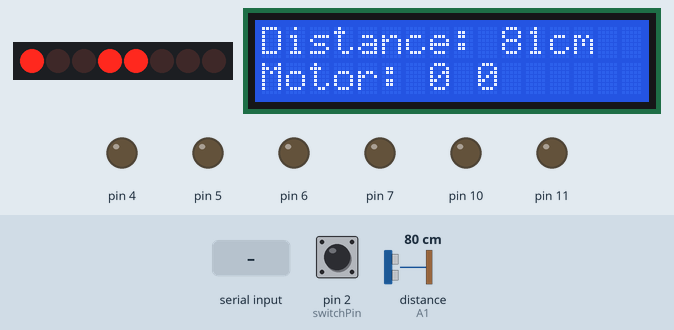
This sketch was run on a simulated Arduino Uno, built with avr-gcc and run on an emulated ATmega328P. Parts: 8 shift-register outputs drawn as a row of LEDs (first output left, lit = HIGH), 16×2 character LCD, output pins drawn as LEDs (lit = HIGH). Wiring (inferred from the names in the program): shift register (74HC595): data pin 9; shift clock pin 8; latch pin 12. Wiring (inferred from the signals the program sends): row of LEDs: on Q0, Q1, Q2, Q3, Q4, Q5, Q6, Q7. Inputs (shaded band) come from the test bench; at power-on: pin 2 (switchPin) HIGH, distance to the obstacle (sensor on A1) 80 cm. The echo pulse lasts 58.3 µs per cm; pins used as bus, display or sensor lines are not drawn; what the sketch prints to the serial monitor is not drawn.

Above: at 1.2 s.
1.3 s: "B" received over Serial
At 2.2 s:
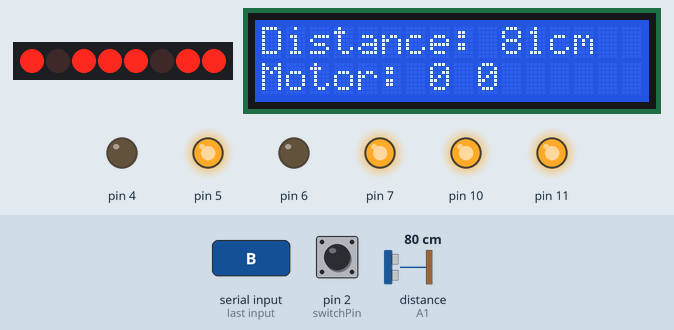
4.5 s: "F" received over Serial
At 6.5 s:
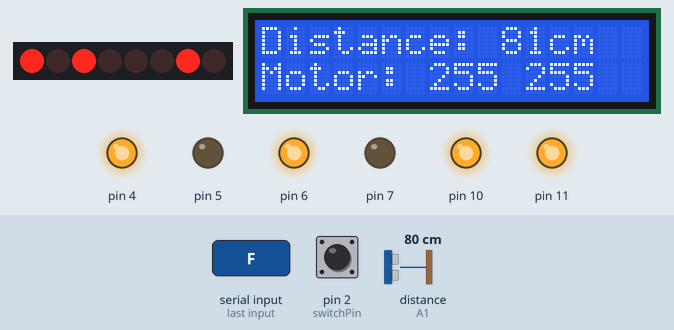
6.8 s: "L" received over Serial
At 8.3 s:
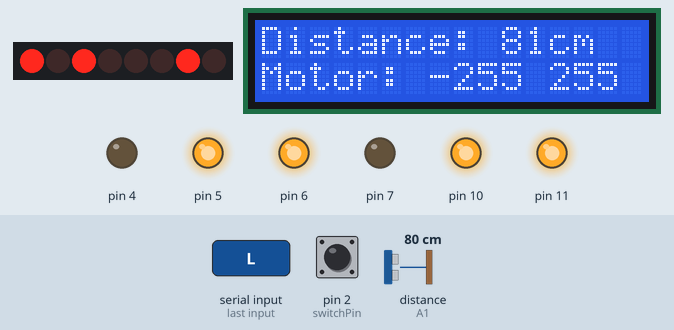
9.2 s: "R" received over Serial
At 11.1 s:
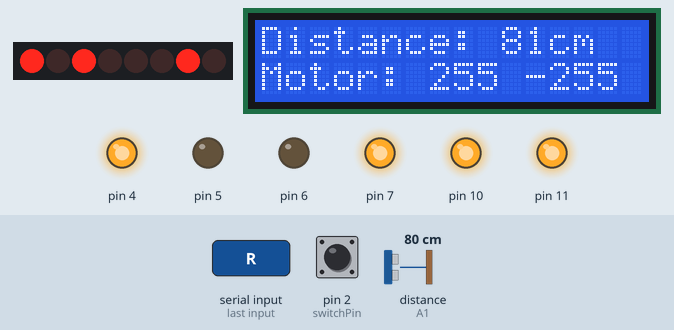
11.6 s: pin 2 (switchPin) pulled LOW for 0.15 s
At 11.74 s:
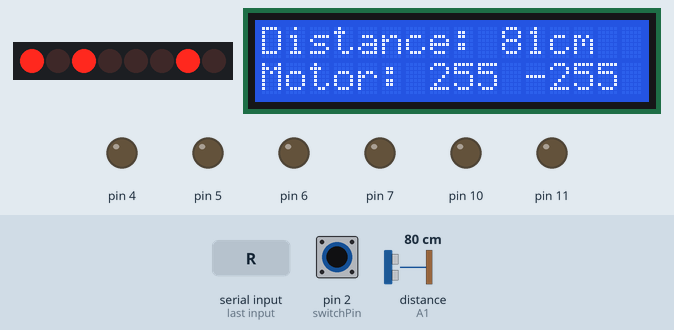
13.3 s: distance to the obstacle (sensor on A1) set to 2 cm
At 15.4 s:
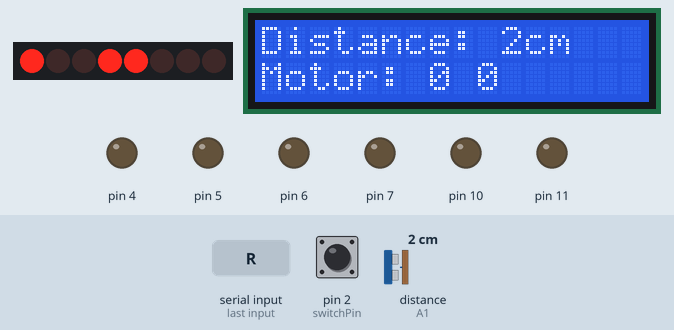
Timing chart, 0 to 16.7 s (numbered marks = the images above; inputs shaded):
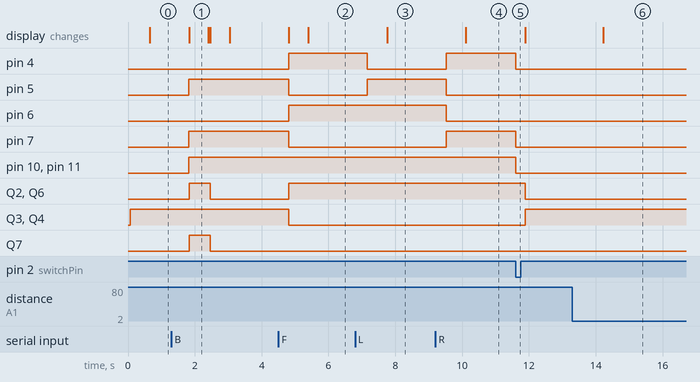

Measured:
- after the input at 1.3 s, pin 5, pin 7, pin 10, pin 11: LOW → HIGH after 0.52 s; Q2, Q6, Q7: LOW → HIGH after 0.53 s, → LOW 0.64 s later; the display: changes after 0.53 s (image 1)
- after the input at 4.5 s, pin 4, pin 6, Q2, Q6: LOW → HIGH after 0.31 s; pin 5, pin 7, Q3, Q4: HIGH → LOW after 0.31 s; the display: first changes after 0.31 s (image 2 shows a later state)
- after the input at 6.8 s, pin 4: HIGH → LOW after 0.36 s; pin 5: LOW → HIGH after 0.36 s; the display: changes after 0.95 s (image 3)
- after the input at 9.2 s, pin 4, pin 7: LOW → HIGH after 0.32 s; pin 5, pin 6: HIGH → LOW after 0.32 s; the display: changes after 0.91 s (image 4)
- after the input at 11.6 s, pin 4, pin 7, pin 10, pin 11: HIGH → LOW at once; Q2, Q6: HIGH → LOW after 0.28 s; Q3, Q4: LOW → HIGH after 0.28 s
- after the input at 13.3 s, the display: changes after 0.92 s (image 6)
- what the display in image 1 shows lasts 0.6 s, from 1.8 s to 2.4 s

The sketch:

main.ino
```cpp
#include <LCD.h>
#include <LiquidCrystal_I2C.h>
#include <NewPing.h>
#include <SimpleTimer.h>
#include <Wire.h>
#include "Motor.h"
#include "SevenSegment.h"

//////////////////////////
// VARIABLE DECLARATION //
//////////////////////////

SimpleTimer timer;
char serialData, prevSerialData = 0x00;

// LCD
const int lcdAddr = 0x3f;
const int rows = 2;
const int cols = 16;
LiquidCrystal_I2C lcd(lcdAddr, 2, 1, 0, 4, 5, 6, 7); // Magic Number
char stringBuffer[16] = "";

// Motor
const int leftFwd = 4;
const int leftEna = 10;
const int leftBwd = 5;
const int rightFwd = 6;
const int rightEna = 11;
const int rightBwd = 7;
Motor leftMotor(leftEna, leftFwd, leftBwd);
Motor rightMotor(rightEna, rightFwd, rightBwd);
int motorTimer;
bool slowMotors;

// Seven Segment
const int latchPin = 12;
const int clockPin = 8;
const int dataPin = 9;
SevenSegment sSegment(latchPin, clockPin, dataPin);
int sSegData[4] = {0b00000000, 0b10111010, 0b11100110, 0b00100010}; // clear, d, P, r

// Switch
const int switchPin = 2;
volatile bool switchState = true;

// Ultrasonic
const int trigPin = A0;
const int echoPin = A1;
NewPing sonar(trigPin, echoPin, 500);


//////////////////////////////////
// FUNCTION FORWARD DECLARATION //
//////////////////////////////////

void checkSwitch();
void checkMotors();
void moveMotors();
void slowDownMotors();
void updateUltrasonic();
void updateSevenSegment();


//////////////////
// MAIN PROGRAM //
//////////////////

void setup() {
  Serial.begin(9600);
  serialData = 0x00;

  // LCD
  lcd.begin(cols, rows);
  lcd.setBacklightPin(3, POSITIVE);
  lcd.setBacklight(HIGH);

  // Motor
  leftMotor.init();
  rightMotor.init();
  motorTimer = timer.setInterval(100, slowDownMotors);
  timer.disable(motorTimer);
  slowMotors = false;

  // Switch
  pinMode(switchPin, INPUT_PULLUP);
  attachInterrupt(digitalPinToInterrupt(switchPin), checkSwitch, CHANGE);

  // Seven Segment
  sSegment.init();
  sSegment.setData(sSegData[2]);
  timer.setInterval(100, updateSevenSegment);

  // Ultrasonic
  timer.setInterval(500, updateUltrasonic);
}

void loop() {
  timer.run();
  checkMotors();
}

void serialEvent() {
  if (Serial.available()) {
    serialData = Serial.read();
    moveMotors();
  }
}


/////////////////////////////
// FUNCTION IMPLEMENTATION //
/////////////////////////////

void checkSwitch() {
  switchState = digitalRead(switchPin);
  if (!switchState) {
    Serial.write(0x03);
    leftMotor.stop();
    rightMotor.stop();
  }
}

void checkMotors() {
  if (slowMotors) {
    timer.enable(motorTimer);
  } else {
    timer.disable(motorTimer);
  }
}

void moveMotors() {
  int fwdSpeed = (switchState) ? 255 : 0;

  switch (serialData) {
    case 'F':
      slowMotors = false;
      leftMotor.setSpeed(fwdSpeed);
      rightMotor.setSpeed(fwdSpeed);
      break;

    case 'B':
      slowMotors = false;
      leftMotor.setSpeed(-255);
      rightMotor.setSpeed(-255);
      break;

    case 'L':
      slowMotors = false;
      leftMotor.setSpeed(-fwdSpeed);
      rightMotor.setSpeed(fwdSpeed);
      break;

    case 'R':
      slowMotors = false;
      leftMotor.setSpeed(fwdSpeed);
      rightMotor.setSpeed(-fwdSpeed);
      break;

    case 'S':
      slowMotors = true;
      break;

    default:
      break;
  }
}

void slowDownMotors() {
  int leftSpeed = leftMotor.getSpeed();
  int rightSpeed = rightMotor.getSpeed();

  if (leftSpeed > 0) {
    leftSpeed -= 16;
    if (leftSpeed < 0)
      leftSpeed = 0;
    leftMotor.setSpeed(leftSpeed * leftMotor.getDirection());
  }

  if (rightSpeed > 0) {
    rightSpeed -= 16;
    if (rightSpeed < 0)
      rightSpeed = 0;
    rightMotor.setSpeed(rightSpeed * rightMotor.getDirection());
  }
}

void updateUltrasonic() {
  unsigned long ping = sonar.ping_median(20);
  lcd.clear();
  lcd.home();
  // sprintf(stringBuffer, "Switch: %d", switchState);
  sprintf(stringBuffer, "Distance: %dcm", sonar.convert_cm(ping));
  lcd.print(stringBuffer);

  lcd.setCursor(0,1);
  sprintf(stringBuffer, "Motor: %d %d",
    leftMotor.getSpeed() * leftMotor.getDirection(),
    rightMotor.getSpeed() * rightMotor.getDirection());
  lcd.print(stringBuffer);
}

void updateSevenSegment() {
  if (leftMotor.getSpeed() == 0 && rightMotor.getSpeed() == 0) {
    sSegment.setData(sSegData[2]);
  } else {
    switch (serialData) {
      case 'F':
      case 'L':
      case 'R':
        sSegment.setData(sSegData[1]);
        break;

      case 'B':
        sSegment.setData(sSegData[3]);
        break;

      default:
        break;
    }
  }
}
```

Motor.cpp
```cpp
#include "motor.h"

Motor::Motor(int enaPin, int fwdPin, int bwdPin): enaPin(enaPin), fwdPin(fwdPin), bwdPin(bwdPin) {}

void Motor::init() {
  pinMode(enaPin, OUTPUT);
  pinMode(fwdPin, OUTPUT);
  pinMode(bwdPin, OUTPUT);

  speed = 0;
  direction = 0;
}

void Motor::setSpeed(int pwm) {
  direction = (pwm > 0) + (pwm >= 0) - 1;
  speed = pwm * ((direction == -1) ? -1 : 1);

  if (speed >= 255) {
    digitalWrite(enaPin, HIGH);
  } else if (speed <= 0) {
    digitalWrite(enaPin, LOW);
  } else {
    analogWrite(enaPin, speed);
  }

  switch (direction) {
    case 1:
      digitalWrite(fwdPin, HIGH);
      digitalWrite(bwdPin, LOW);
      break;

    case -1:
      digitalWrite(fwdPin, LOW);
      digitalWrite(bwdPin, HIGH);
      break;

    default:
      digitalWrite(fwdPin, LOW);
      digitalWrite(bwdPin, LOW);
      break;
  }
}

int Motor::getSpeed() {
  return speed;
}

int Motor::getDirection() {
  return direction;
}

void Motor::stop() {
  speed = 0;
  direction = 0;

  digitalWrite(enaPin, LOW);
  digitalWrite(fwdPin, LOW);
  digitalWrite(bwdPin, LOW);
}
```

Motor.h
```cpp
#pragma once

#include <Arduino.h>

class Motor {
public:
  Motor(int enaPin, int fwdPin, int bwdPin);
  void init();
  void setSpeed(int pwm);
  int getSpeed();
  int getDirection();
  void stop();

private:
  const int enaPin;
  const int fwdPin;
  const int bwdPin;

  int speed;
  int direction;
};
```

SevenSegment.cpp
```cpp
#include "SevenSegment.h"

SevenSegment::SevenSegment(int latchPin, int clockPin, int dataPin): latchPin(latchPin), clockPin(clockPin), dataPin(dataPin) {}

void SevenSegment::init() {
  pinMode(latchPin, OUTPUT);
  pinMode(clockPin, OUTPUT);
  pinMode(dataPin, OUTPUT);

  this->setData(0x00);
}

void SevenSegment::setData(char data) {
  this->data = data;

  digitalWrite(latchPin, LOW);
  shiftOut(dataPin, clockPin, MSBFIRST, ~data);
  digitalWrite(latchPin, HIGH);
}

char SevenSegment::getData() {
  return data;
}
```

SevenSegment.h
```cpp
#pragma once

#include <Arduino.h>

class SevenSegment {
public:
  SevenSegment(int latchPin, int clockPin, int dataPin);
  void init();
  void setData(char data);
  char getData();

private:
  const int latchPin;
  const int clockPin;
  const int dataPin;

  char data;
};
```
